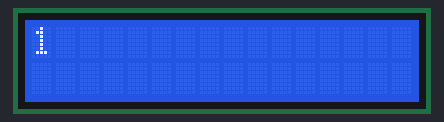
A sketch run on a simulated Arduino Uno, built with avr-gcc and run on an emulated ATmega328P. On the bench: 16×2 character LCD.

Above: at 0.1 s.
At 5.1 s:
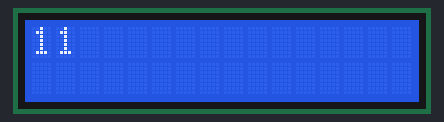
At 9.7 s:
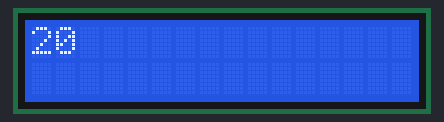
At 19.7 s:
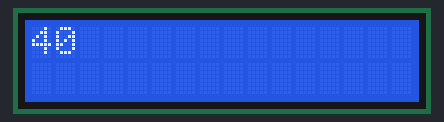
At 29.3 s:
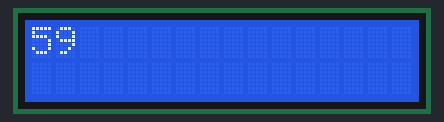
At 39.3 s:
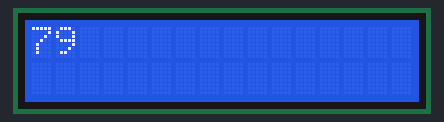

The sketch:

copy_of_lcd_12c_4pin_011.ino
```cpp
#include <LiquidCrystal_I2C.h>
LiquidCrystal_I2C lcd(0x20, 16, 2);
int delay_t = 500;
int j;


void setup()
{
	lcd.init();
  	lcd.backlight();

}

void loop()
{

   for(j=1; j<=400; j= j+1)
   {
     lcd.setCursor(0, 0);
     lcd.print(j);
     delay(delay_t);
   }


}
```

Measured:
- what the display in image 1 shows lasts 0.5 s, from 5.1 s to 5.6 s
